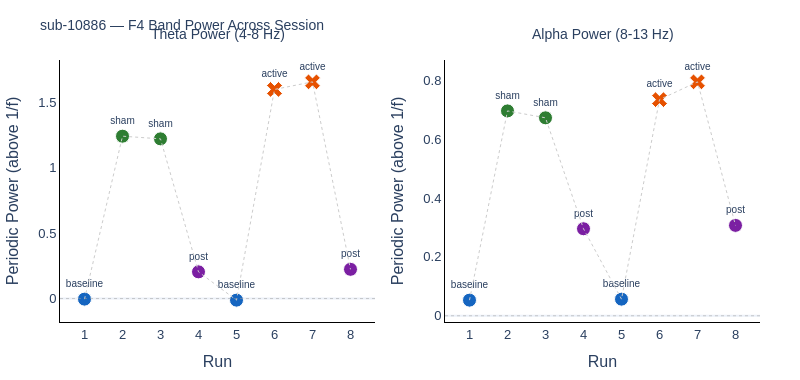

The cell this chart's notebook holds for it:
### Markdown cell above
## 6. Band Power Across Runs

Extract oscillatory power in each canonical frequency band for every run, using the specparam-derived periodic component (i.e., power above the 1/f background). This separates genuine oscillatory changes from broadband power shifts.

Particularly interested in:
- **Theta (4-8 Hz)**: Does theta power change from baseline → active → post?
- **Alpha (8-13 Hz)**: Alpha suppression during task engagement?

### Code cell
# =============================================================================
# 6. Band Power Across Runs (1/f-corrected)
# =============================================================================

band_power_results = []

for run_num in sorted(all_runs.keys()):
    nic2 = all_runs[run_num]
    condition = nic2['condition']
    is_active = nic2['is_active']
    
    for ch_i, ch_label in enumerate(EEG_CH_LABELS):
        model = specparam_models.get((run_num, ch_label))
        if model is None:
            continue
        
        mc = get_model_components(model)
        freqs = mc['freqs']
        flattened = mc['flattened']
        
        row = {
            'run': run_num,
            'condition': condition,
            'channel': ch_label,
            'is_active_stim': is_active,
            'aperiodic_exponent': mc['ap_params'][1],
        }
        
        for band_name, (f_lo, f_hi) in BANDS.items():
            band_mask = (freqs >= f_lo) & (freqs <= f_hi)
            if np.sum(band_mask) > 0:
                row[f'{band_name}_power'] = np.mean(flattened[band_mask])
                row[f'{band_name}_peak'] = freqs[band_mask][np.argmax(flattened[band_mask])]
        
        band_power_results.append(row)

band_df = pd.DataFrame(band_power_results)

# ---- Plot theta and alpha power across runs (F4) ----
f4_data = band_df[band_df['channel'] == 'F4'].sort_values('run')

fig = make_subplots(rows=1, cols=2,
                    subplot_titles=['Theta Power (4-8 Hz)', 'Alpha Power (8-13 Hz)'])

for col_i, band in enumerate(['theta', 'alpha'], start=1):
    for _, row in f4_data.iterrows():
        color = condition_colors.get(row['condition'], '#999999')
        marker_symbol = 'x' if row['is_active_stim'] else 'circle'
        
        fig.add_trace(go.Scatter(
            x=[row['run']], y=[row[f'{band}_power']],
            mode='markers+text',
            marker=dict(size=14, color=color, symbol=marker_symbol,
                        line=dict(width=1, color='white')),
            text=[row['condition']],
            textposition='top center', textfont=dict(size=10),
            showlegend=False,
            hovertemplate=(f'Run {int(row["run"])} ({row["condition"]})<br>'
                          f'{band} power: %{{y:.3f}}<extra></extra>'),
        ), row=1, col=col_i)
    
    fig.add_trace(go.Scatter(
        x=f4_data['run'], y=f4_data[f'{band}_power'],
        mode='lines', line=dict(color='#CCCCCC', width=1, dash='dot'),
        showlegend=False, hoverinfo='skip',
    ), row=1, col=col_i)
    
    fig.add_hline(y=0, line=dict(color='#999999', width=0.5, dash='dot'),
                  row=1, col=col_i)

fig.update_layout(
    title=dict(text=f'sub-{SUBJECT_ID} — F4 Band Power Across Session',
               font=dict(size=14)),
    height=380, width=800,
    template='plotly_white',
    margin=dict(l=60, r=40, t=60, b=50),
    font=dict(family='Arial', size=13),
)

fig.update_xaxes(title_text='Run', dtick=1, showgrid=False,
                 showline=True, linewidth=1, linecolor='black')
fig.update_yaxes(title_text='Periodic Power (above 1/f)', showgrid=False,
                 showline=True, linewidth=1, linecolor='black')

for ann in fig.layout.annotations:
    ann.update(font_size=14, y=1.06)

fig.show(config=dict(toImageButtonOptions=dict(
    filename=f'band_power_session_sub-{SUBJECT_ID}')))

print(f'\nsub-{SUBJECT_ID} F4 band power summary:')
cols = ['run', 'condition', 'is_active_stim', 'aperiodic_exponent',
        'theta_power', 'theta_peak', 'alpha_power', 'alpha_peak']
print(f4_data[cols].to_string(index=False, float_format='%.3f'))

### Figure 1 — Plotly figure (JSON) as saved in the notebook; plotly's stock layout.template omitted (floating-point values rounded to 4 significant figures)
{"data": [{"hovertemplate": "Run 1 (baseline)<br>theta power: %{y:.3f}<extra></extra>", "marker": {"color": "#1565C0", "line": {"color": "white", "width": 1}, "size": 14, "symbol": "circle"}, "mode": "markers+text", "showlegend": false, "text": ["baseline"], "textfont": {"size": 10}, "textposition": "top center", "type": "scatter", "x": [1], "xaxis": "x", "y": [-0.004445], "yaxis": "y"}, {"hovertemplate": "Run 2 (sham)<br>theta power: %{y:.3f}<extra></extra>", "marker": {"color": "#2E7D32", "line": {"color": "white", "width": 1}, "size": 14, "symbol": "circle"}, "mode": "markers+text", "showlegend": false, "text": ["sham"], "textfont": {"size": 10}, "textposition": "top center", "type": "scatter", "x": [2], "xaxis": "x", "y": [1.243], "yaxis": "y"}, {"hovertemplate": "Run 3 (sham)<br>theta power: %{y:.3f}<extra></extra>", "marker": {"color": "#2E7D32", "line": {"color": "white", "width": 1}, "size": 14, "symbol": "circle"}, "mode": "markers+text", "showlegend": false, "text": ["sham"], "textfont": {"size": 10}, "textposition": "top center", "type": "scatter", "x": [3], "xaxis": "x", "y": [1.222], "yaxis": "y"}, {"hovertemplate": "Run 4 (post)<br>theta power: %{y:.3f}<extra></extra>", "marker": {"color": "#7B1FA2", "line": {"color": "white", "width": 1}, "size": 14, "symbol": "circle"}, "mode": "markers+text", "showlegend": false, "text": ["post"], "textfont": {"size": 10}, "textposition": "top center", "type": "scatter", "x": [4], "xaxis": "x", "y": [0.2042], "yaxis": "y"}, {"hovertemplate": "Run 5 (baseline)<br>theta power: %{y:.3f}<extra></extra>", "marker": {"color": "#1565C0", "line": {"color": "white", "width": 1}, "size": 14, "symbol": "circle"}, "mode": "markers+text", "showlegend": false, "text": ["baseline"], "textfont": {"size": 10}, "textposition": "top center", "type": "scatter", "x": [5], "xaxis": "x", "y": [-0.01226], "yaxis": "y"}, {"hovertemplate": "Run 6 (active)<br>theta power: %{y:.3f}<extra></extra>", "marker": {"color": "#E65100", "line": {"color": "white", "width": 1}, "size": 14, "symbol": "x"}, "mode": "markers+text", "showlegend": false, "text": ["active"], "textfont": {"size": 10}, "textposition": "top center", "type": "scatter", "x": [6], "xaxis": "x", "y": [1.6], "yaxis": "y"}, {"hovertemplate": "Run 7 (active)<br>theta power: %{y:.3f}<extra></extra>", "marker": {"color": "#E65100", "line": {"color": "white", "width": 1}, "size": 14, "symbol": "x"}, "mode": "markers+text", "showlegend": false, "text": ["active"], "textfont": {"size": 10}, "textposition": "top center", "type": "scatter", "x": [7], "xaxis": "x", "y": [1.658], "yaxis": "y"}, {"hovertemplate": "Run 8 (post)<br>theta power: %{y:.3f}<extra></extra>", "marker": {"color": "#7B1FA2", "line": {"color": "white", "width": 1}, "size": 14, "symbol": "circle"}, "mode": "markers+text", "showlegend": false, "text": ["post"], "textfont": {"size": 10}, "textposition": "top center", "type": "scatter", "x": [8], "xaxis": "x", "y": [0.2236], "yaxis": "y"}, {"hoverinfo": "skip", "line": {"color": "#CCCCCC", "dash": "dot", "width": 1}, "mode": "lines", "showlegend": false, "type": "scatter", "x": [1, 2, 3, 4, 5, 6, 7, 8], "xaxis": "x", "y": [-0.004445, 1.243, 1.222, 0.2042, -0.01226, 1.6, 1.658, 0.2236], "yaxis": "y"}, {"hovertemplate": "Run 1 (baseline)<br>alpha power: %{y:.3f}<extra></extra>", "marker": {"color": "#1565C0", "line": {"color": "white", "width": 1}, "size": 14, "symbol": "circle"}, "mode": "markers+text", "showlegend": false, "text": ["baseline"], "textfont": {"size": 10}, "textposition": "top center", "type": "scatter", "x": [1], "xaxis": "x2", "y": [0.05312], "yaxis": "y2"}, {"hovertemplate": "Run 2 (sham)<br>alpha power: %{y:.3f}<extra></extra>", "marker": {"color": "#2E7D32", "line": {"color": "white", "width": 1}, "size": 14, "symbol": "circle"}, "mode": "markers+text", "showlegend": false, "text": ["sham"], "textfont": {"size": 10}, "textposition": "top center", "type": "scatter", "x": [2], "xaxis": "x2", "y": [0.6962], "yaxis": "y2"}, {"hovertemplate": "Run 3 (sham)<br>alpha power: %{y:.3f}<extra></extra>", "marker": {"color": "#2E7D32", "line": {"color": "white", "width": 1}, "size": 14, "symbol": "circle"}, "mode": "markers+text", "showlegend": false, "text": ["sham"], "textfont": {"size": 10}, "textposition": "top center", "type": "scatter", "x": [3], "xaxis": "x2", "y": [0.6727], "yaxis": "y2"}, {"hovertemplate": "Run 4 (post)<br>alpha power: %{y:.3f}<extra></extra>", "marker": {"color": "#7B1FA2", "line": {"color": "white", "width": 1}, "size": 14, "symbol": "circle"}, "mode": "markers+text", "showlegend": false, "text": ["post"], "textfont": {"size": 10}, "textposition": "top center", "type": "scatter", "x": [4], "xaxis": "x2", "y": [0.2957], "yaxis": "y2"}, {"hovertemplate": "Run 5 (baseline)<br>alpha power: %{y:.3f}<extra></extra>", "marker": {"color": "#1565C0", "line": {"color": "white", "width": 1}, "size": 14, "symbol": "circle"}, "mode": "markers+text", "showlegend": false, "text": ["baseline"], "textfont": {"size": 10}, "textposition": "top center", "type": "scatter", "x": [5], "xaxis": "x2", "y": [0.0565], "yaxis": "y2"}, {"hovertemplate": "Run 6 (active)<br>alpha power: %{y:.3f}<extra></extra>", "marker": {"color": "#E65100", "line": {"color": "white", "width": 1}, "size": 14, "symbol": "x"}, "mode": "markers+text", "showlegend": false, "text": ["active"], "textfont": {"size": 10}, "textposition": "top center", "type": "scatter", "x": [6], "xaxis": "x2", "y": [0.7345], "yaxis": "y2"}, {"hovertemplate": "Run 7 (active)<br>alpha power: %{y:.3f}<extra></extra>", "marker": {"color": "#E65100", "line": {"color": "white", "width": 1}, "size": 14, "symbol": "x"}, "mode": "markers+text", "showlegend": false, "text": ["active"], "textfont": {"size": 10}, "textposition": "top center", "type": "scatter", "x": [7], "xaxis": "x2", "y": [0.795], "yaxis": "y2"}, {"hovertemplate": "Run 8 (post)<br>alpha power: %{y:.3f}<extra></extra>", "marker": {"color": "#7B1FA2", "line": {"color": "white", "width": 1}, "size": 14, "symbol": "circle"}, "mode": "markers+text", "showlegend": false, "text": ["post"], "textfont": {"size": 10}, "textposition": "top center", "type": "scatter", "x": [8], "xaxis": "x2", "y": [0.3071], "yaxis": "y2"}, {"hoverinfo": "skip", "line": {"color": "#CCCCCC", "dash": "dot", "width": 1}, "mode": "lines", "showlegend": false, "type": "scatter", "x": [1, 2, 3, 4, 5, 6, 7, 8], "xaxis": "x2", "y": [0.05312, 0.6962, 0.6727, 0.2957, 0.0565, 0.7345, 0.795, 0.3071], "yaxis": "y2"}], "layout": {"annotations": [{"font": {"size": 14}, "showarrow": false, "text": "Theta Power (4-8 Hz)", "x": 0.225, "xanchor": "center", "xref": "paper", "y": 1.06, "yanchor": "bottom", "yref": "paper"}, {"font": {"size": 14}, "showarrow": false, "text": "Alpha Power (8-13 Hz)", "x": 0.775, "xanchor": "center", "xref": "paper", "y": 1.06, "yanchor": "bottom", "yref": "paper"}], "font": {"family": "Arial", "size": 13}, "height": 380, "margin": {"b": 50, "l": 60, "r": 40, "t": 60}, "shapes": [{"line": {"color": "#999999", "dash": "dot", "width": 0.5}, "type": "line", "x0": 0, "x1": 1, "xref": "x domain", "y0": 0, "y1": 0, "yref": "y"}, {"line": {"color": "#999999", "dash": "dot", "width": 0.5}, "type": "line", "x0": 0, "x1": 1, "xref": "x2 domain", "y0": 0, "y1": 0, "yref": "y2"}], "title": {"font": {"size": 14}, "text": "sub-10886 — F4 Band Power Across Session"}, "width": 800, "xaxis": {"anchor": "y", "autorange": true, "domain": [0, 0.45], "dtick": 1, "linecolor": "black", "linewidth": 1, "range": [0.3553, 8.645], "showgrid": false, "showline": true, "title": {"text": "Run"}, "type": "linear"}, "xaxis2": {"anchor": "y2", "autorange": true, "domain": [0.55, 1], "dtick": 1, "linecolor": "black", "linewidth": 1, "range": [0.3553, 8.645], "showgrid": false, "showline": true, "title": {"text": "Run"}, "type": "linear"}, "yaxis": {"anchor": "x", "autorange": true, "domain": [0, 1], "linecolor": "black", "linewidth": 1, "range": [-0.1795, 1.826], "showgrid": false, "showline": true, "title": {"text": "Periodic Power (above 1/f)"}, "type": "linear"}, "yaxis2": {"anchor": "x2", "autorange": true, "domain": [0, 1], "linecolor": "black", "linewidth": 1, "range": [-0.02113, 0.8692], "showgrid": false, "showline": true, "title": {"text": "Periodic Power (above 1/f)"}, "type": "linear"}}}
